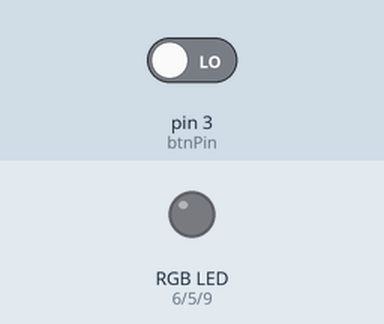
A sketch run on a simulated Arduino Uno, built with avr-gcc and run on an emulated ATmega328P. On the bench: an RGB LED mixed from three pins (HIGH = lit). The inputs (shaded band) are chosen by the test bench; at power-on: pin 3 (btnPin) LOW. Dim RGB values are drawn brighter than linear.

Above: at 4.2 s.
4.3 s: pin 3 (btnPin) driven LOW
5.8 s: pin 3 (btnPin) driven HIGH
At 6.1 s:
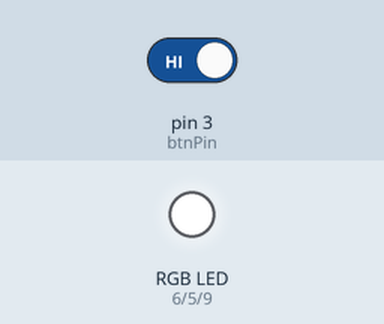
At 36.7 s:
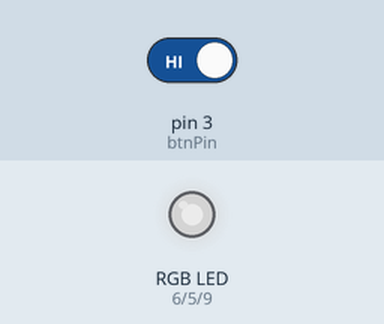
Timing chart, 0 to 37.3 s (numbered marks = the images above; inputs shaded):
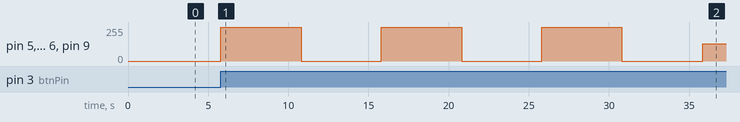

The sketch:

sketch_jul32a.ino
```cpp
// Definte pins for the red, green, and blue LEDs
#define RED_LED 6
#define BLUE_LED 9
#define GREEN_LED 5

// Overall brightness value
int brightness = 255;

// Sound detection pin
int btnPin = 3;

// Detection cooldown
int cooldown = 5000;
int lastActive = millis();
int val;

void setup() {
  // put your setup code here, to run once:
    Serial.begin(9600);
    // Send signals to RGB leds
    pinMode(GREEN_LED, OUTPUT);
    pinMode(RED_LED, OUTPUT);
    pinMode(BLUE_LED, OUTPUT);
    // Input from SD module
    pinMode(btnPin, INPUT);
}

void loop() {
  // put your main code here, to run repeatedly:
  // Binding SD module input (0s and 1s)
  val = digitalRead(btnPin);
  // 5 second cooldown before detections
  boolean conditional = (millis() - lastActive) > cooldown;
  if(val==HIGH && conditional){
    rgbOn(brightness);
    lastActive = millis();
    if(brightness == 255) {
      brightness = 0;
    } else {
      brightness = 255;
    }
  }
  delay(1);
}

// Turn all lights to given brightness
void rgbOn(int brightness) {
  analogWrite(BLUE_LED, brightness);
  analogWrite(RED_LED, brightness);
  analogWrite(GREEN_LED, brightness);
}
```

Measured:
- after the input at 4.3 s, every drawn part: stays the same
- after the input at 5.8 s, pin 5 (GREEN_LED), pin 6 (RED_LED), pin 9 (BLUE_LED): 0/255 → 255/255 at once, then repeats every 10.0 s: 0/255 5.0 s, 255/255 5.0 s
